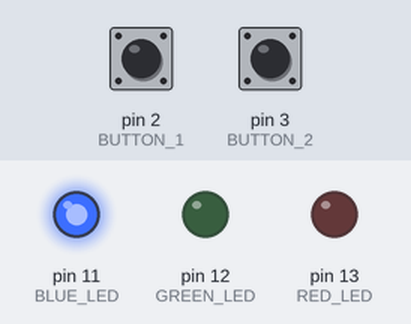
Bench run of a sketch on a simulated Arduino Uno, built with avr-gcc and run on an emulated ATmega328P. Parts: output pins drawn as LEDs (lit = HIGH). Inputs (shaded band) come from the test bench; at power-on: pin 2 (BUTTON_1) HIGH, pin 3 (BUTTON_2) HIGH.

Above: at 1.2 s.
1.3 s: pin 2 (BUTTON_1) pulled LOW for 0.15 s
At 2.3 s:
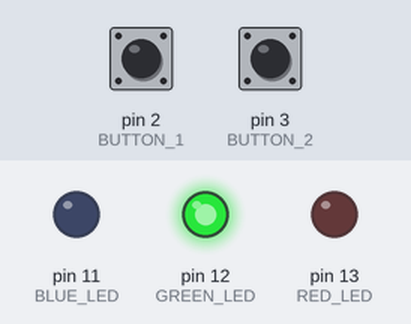
2.9 s: pin 3 (BUTTON_2) pulled LOW for 0.15 s
At 4.2 s:
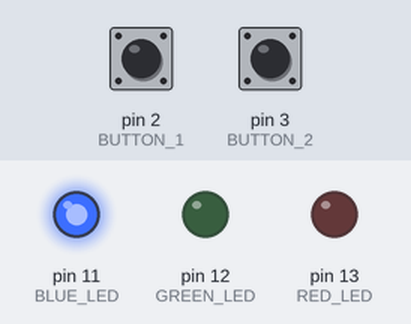
4.5 s: pin 3 (BUTTON_2) pulled LOW for 1 s
At 5.9 s:
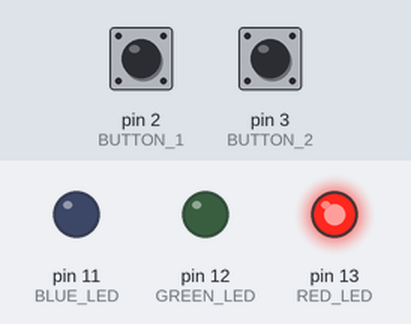
7.0 s: pin 2 (BUTTON_1) pulled LOW for 1 s
At 8.6 s:
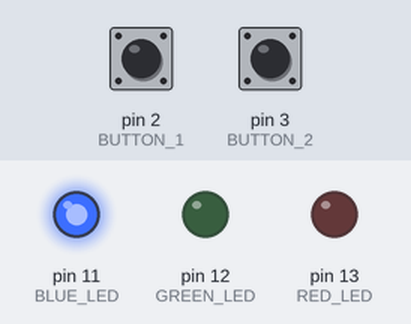
Timing chart, 0 to 10.1 s (numbered marks = the images above; inputs shaded):
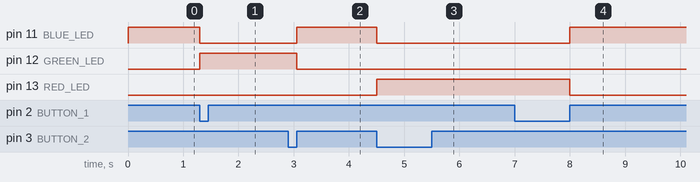

The sketch:

ENCE_3210_Lab_2_P1.ino
```cpp
/*
 *
 * Kevin Granillo
 * January 24, 2025
 *
 * This program compares the amount of times two buttons have been pressed
 * If button 1 has been clicked more times, a red LED turns on
 * If button 2 has been clicked more times, a green LED turns on
 * If the buttons have been clicked an equal amount of times, a blue LED turns on
 * This program us designed to use button interrupts to work
 *
 * Side note: Program may not work due to the physical properties of the buttons.
 * The button may register more than one click when pressed due to imperfect contacts
 *
 */

 // Defining LED and Button Pins
#define RED_LED 13
#define GREEN_LED 12
#define BLUE_LED 11
#define BUTTON_1 2
#define BUTTON_2 3

// Defining button counters
int gButtonCounter_1 = 0;
int gButtonCounter_2 = 0;


void setup() {
  // Defining input modes
  Serial.begin(9600);
  pinMode(RED_LED, OUTPUT);
  pinMode(GREEN_LED, OUTPUT);
  pinMode(BLUE_LED, OUTPUT);
  pinMode(BUTTON_1, INPUT_PULLUP);
  pinMode(BUTTON_2, INPUT_PULLUP);

  // All LEDs begin off
  digitalWrite(RED_LED,LOW);
  digitalWrite(GREEN_LED,LOW);
  digitalWrite(BLUE_LED,LOW);

  // Buttons are attached to interrupts
  attachInterrupt(digitalPinToInterrupt(BUTTON_2), isr_button_1 ,CHANGE);
  attachInterrupt(digitalPinToInterrupt(BUTTON_1), isr_button_2 ,CHANGE);

}

void loop() {

  // The respective LED is turned on depending in the number of clicks each button has
  if(gButtonCounter_1 > gButtonCounter_2){ // Button 1 > Button 2: Red LED
    digitalWrite(RED_LED, HIGH);
    digitalWrite(GREEN_LED,LOW);
    digitalWrite(BLUE_LED, LOW);
  } else if (gButtonCounter_1 < gButtonCounter_2){ // Button 2 > Button 1: Green LED
    digitalWrite(RED_LED, LOW);
    digitalWrite(GREEN_LED,HIGH);
    digitalWrite(BLUE_LED, LOW);
  } else { // Button 1 = Button 2: Blue LED
    digitalWrite(RED_LED, LOW);
    digitalWrite(GREEN_LED,LOW);
    digitalWrite(BLUE_LED, HIGH);
  }
}

void isr_button_1(){ // Button 1 interrupt increases button 1 counter
  if(digitalRead(BUTTON_1))
  {
    gButtonCounter_1++;
  }
}

void isr_button_2(){ // Button 2 interrupt increases button 2 counter
  if(digitalRead(BUTTON_2))
  {
    gButtonCounter_2++;
  }
}
```

Measured:
- after the input at 1.3 s, pin 11 (BLUE_LED): HIGH → LOW at once; pin 12 (GREEN_LED): LOW → HIGH at once
- after the input at 2.9 s, pin 11 (BLUE_LED): LOW → HIGH after 0.15 s; pin 12 (GREEN_LED): HIGH → LOW after 0.15 s
- after the input at 4.5 s, pin 11 (BLUE_LED): HIGH → LOW at once; pin 13 (RED_LED): LOW → HIGH at once
- after the input at 7.0 s, pin 11 (BLUE_LED): LOW → HIGH after 1.0 s; pin 13 (RED_LED): HIGH → LOW after 1.0 s
